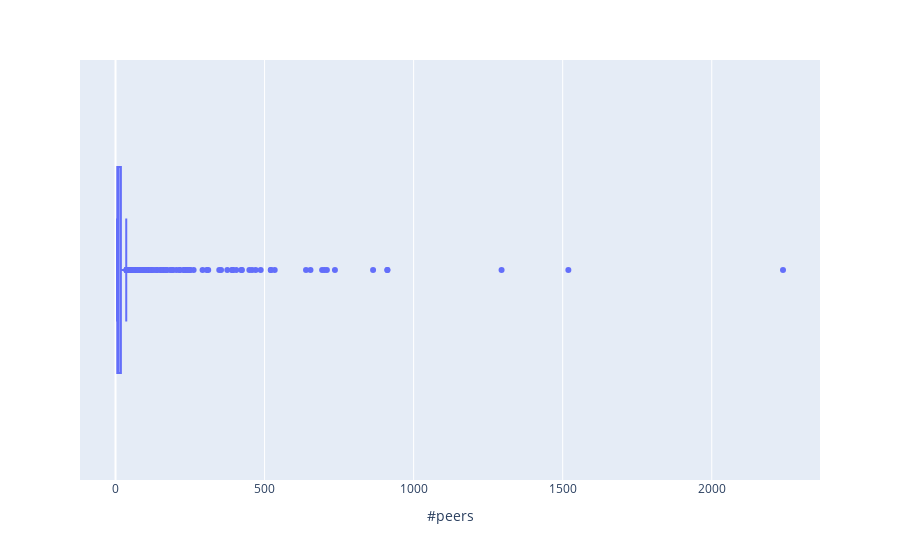

Source (notebook cell):
### Code cell
# Distribution of #peers 
temp_ = pd.DataFrame(temp.drop(index=999999)).reset_index(). \
            rename(columns={'index': 'school_id', 'school_id': '#peers' })
px.box(data_frame=temp_, x='#peers',
       orientation='h', 
       hover_data=['school_id',])

### Figure 1 — Plotly figure (JSON) as saved in the notebook; plotly's stock layout.template omitted (floating-point values rounded to 4 significant figures; data arrays with more than 128 entries replaced by an {"elided": "..."} marker saying what was removed)
{"data": [{"alignmentgroup": "True", "customdata": {"elided": "1443x1 int values"}, "hovertemplate": "#peers=%{x}<br>school_id=%{customdata[0]}<extra></extra>", "legendgroup": "", "marker": {"color": "#636efa"}, "name": "", "notched": false, "offsetgroup": "", "orientation": "h", "showlegend": false, "type": "box", "x": {"elided": "1443 int values"}, "x0": " ", "xaxis": "x", "y0": " ", "yaxis": "y"}], "layout": {"boxmode": "group", "legend": {"tracegroupgap": 0}, "margin": {"t": 60}, "xaxis": {"anchor": "y", "domain": [0, 1], "title": {"text": "#peers"}}, "yaxis": {"anchor": "x", "domain": [0, 1]}}}
